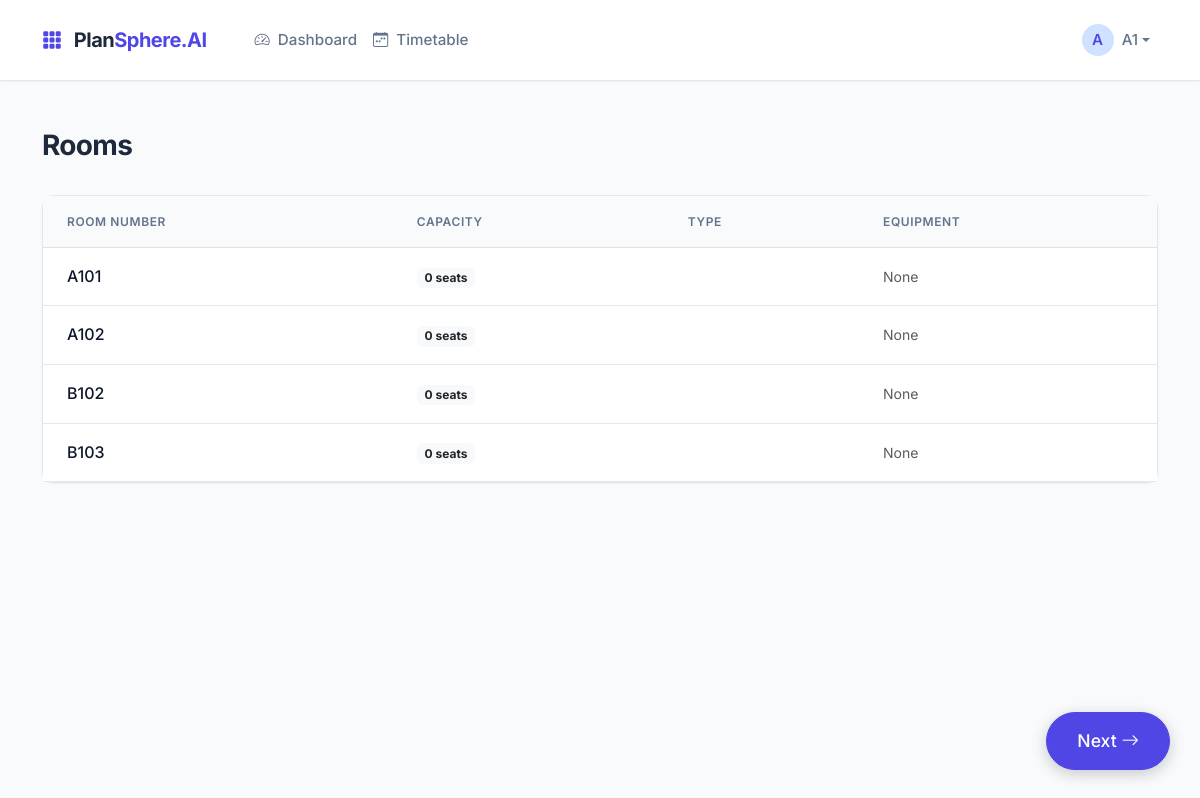
The page /rooms (signed in) on the database its author committed.
### models.py (models this page shows, shortened)
class User(db.Model):
    id = db.Column(db.Integer, primary_key=True)
    username = db.Column(db.String(80), unique=True, nullable=False)
    email = db.Column(db.String(120), unique=True, nullable=False)
    password_hash = db.Column(db.String(255), nullable=False)
    role = db.Column(db.String(20), nullable=False)  # admin, teacher, student
    name = db.Column(db.String(100), nullable=False)

class Room(db.Model):
    id = db.Column(db.Integer, primary_key=True)
    name = db.Column(db.String(50), unique=True, nullable=False)
    capacity = db.Column(db.Integer, nullable=False)
    room_type = db.Column(db.String(20), nullable=False)  # classroom or lab
    equipment = db.Column(db.Text)
    tags = db.Column(db.String(255))  # comma-separated specializations (e.g., computer, electronics)

### app_with_navigation.py (the view)
@app.route('/rooms')
@login_required
def rooms():
    user = User.query.get(session['user_id'])
    rooms_list = Room.query.all()
    return render_template('rooms.html', rooms=rooms_list, user=user)

### app_with_navigation.py (called while the page is built, shortened)
@app.context_processor
def inject_next_page():
    try:
        path = request.path or '/'
    except RuntimeError:
        return {'next_page': None}
    navigation_order = ['/', '/courses', '/faculty', '/rooms', '/students', '/student-groups', '/settings', '/timetable']
    if path in navigation_order:
        idx = navigation_order.index(path)
        if idx < len(navigation_order) - 1:
            return {'next_page': navigation_order[idx + 1]}
        return {'next_page': None}

def login_required(f):
    @wraps(f)
    def decorated_function(*args, **kwargs):
        if 'user_id' not in session:
            return redirect(url_for('login'))
        return f(*args, **kwargs)
    return decorated_function

### templates/rooms.html (shortened to what this page needs)
{% extends "base.html" %}
{% block content %}
<div class="page-header">
    <h1 class="page-title">Rooms</h1>
</div>
<div class="card">
    <div class="table-responsive">
        <table class="table table-hover">
            <thead>
                <tr>
                    <th>Room Number</th>
                    <th>Capacity</th>
                    <th>Type</th>
                    <th>Equipment</th>
                </tr>
            </thead>
            <tbody>
                {% if rooms %}
                    {% for room in rooms %}
                    <tr>
                        <td class="fw-medium">{{ room.name }}</td>
                        <td><span class="badge bg-light text-dark">{{ room.capacity }} seats</span></td>
                        <td>{{ room.room_type }}</td>
                        <td>
                            {% if room.equipment %}
                                {% for eq in room.equipment %}
                                    <small class="badge bg-secondary">{{ eq }}</small>
                                {% endfor %}
                            {% else %}
                                <span class="text-muted small">None</span>
                            {% endif %}
                        </td>
                    </tr>
                    {% endfor %}
                {% endif %}
            </tbody>
        </table>
    </div>
</div>
{% endblock %}

### templates/base.html (shortened to what this page needs)
<!DOCTYPE html>
<html lang="en">
<head>
    <link href="https://cdn.jsdelivr.net/npm/bootstrap@5.3.2/dist/css/bootstrap.min.css" rel="stylesheet">
    <link rel="stylesheet" href="https://cdn.jsdelivr.net/npm/bootstrap-icons@1.11.1/font/bootstrap-icons.css">
</head>
<body>
    <nav class="navbar navbar-expand-lg sticky-top">
        <div class="container">
            <a class="navbar-brand" href="/">
                <i class="bi bi-grid-3x3-gap-fill text-primary me-2"></i>
                Plan<span class="text-primary">Sphere.AI</span>
            </a>
            <div class="collapse navbar-collapse" id="navbarNav">
                <ul class="navbar-nav me-auto ms-lg-4">
                    <li class="nav-item"><a class="nav-link" href="/"><i class="bi bi-speedometer2 me-1"></i> Dashboard</a></li>
                    <li class="nav-item"><a class="nav-link" href="/timetable"><i class="bi bi-calendar-week me-1"></i> Timetable</a></li>
                </ul>
                <ul class="navbar-nav align-items-center">
                    {% if user %}
                    <li class="nav-item dropdown">
                        <a class="nav-link dropdown-toggle d-flex align-items-center" href="#" data-bs-toggle="dropdown">
                            <div class="avatar bg-primary-subtle text-primary rounded-circle me-2 d-flex align-items-center justify-content-center" style="width: 32px; height: 32px; font-weight: 600;">
                                {{ user.name[0] }}
                            </div>
                            <span class="fw-medium">{{ user.name }}</span>
                        </a>
                    </li>
                    {% else %}
                    <li class="nav-item"><a class="btn btn-primary px-4" href="/login">Login</a></li>
                    {% endif %}
                </ul>
            </div>
        </div>
    </nav>
    <div class="container py-5">
        {% block content %}{% endblock %}
    </div>
    {% if next_page %}
    <div class="next-button-container">
        <a href="{{ next_page }}" class="btn btn-primary btn-lg next-button">
            Next <i class="bi bi-arrow-right"></i>
        </a>
    </div>
    {% endif %}
</body>
</html>

### templates/base.html (style rules this page uses)
:root { --primary: #1e293b; --primary-hover: #0f172a; --accent: #4f46e5; --accent-hover: #4338ca; --bg-body: #f8fafc; --surface: #ffffff; --text-main: #0f172a; --text-muted: #64748b; --border: #e2e8f0; --success: #10b981; --warning: #f59e0b; --danger: #ef4444; --radius-sm: 0.375rem; --radius-md: 0.75rem; --radius-lg: 1rem; --shadow-sm: 0 1px 2px 0 rgb(0 0 0 / 0.05); --shadow-md: 0 4px 6px -1px rgb(0 0 0 / 0.1), 0 2px 4px -2px rgb(0 0 0 / 0.1); --shadow-lg: 0 10px 15px -3px rgb(0 0 0 / 0.1), 0 4px 6px -4px rgb(0 0 0 / 0.1); }
body { font-family: 'Inter', sans-serif; background-color: var(--bg-body); color: var(--text-main); line-height: 1.6; -webkit-font-smoothing: antialiased; }
.navbar { background-color: var(--surface); border-bottom: 1px solid var(--border); padding: 1rem 0; box-shadow: var(--shadow-sm); }
.navbar-brand { font-weight: 700; color: var(--primary); font-size: 1.25rem; letter-spacing: -0.025em; }
.nav-link { color: var(--text-muted); font-weight: 500; font-size: 0.95rem; padding: 0.5rem 1rem; transition: all 0.2s ease; }
.card { background: var(--surface); border: 1px solid var(--border); border-radius: var(--radius-md); box-shadow: var(--shadow-sm); transition: transform 0.2s ease, box-shadow 0.2s ease; margin-bottom: 1.5rem; }
.btn { font-weight: 500; padding: 0.625rem 1.25rem; border-radius: var(--radius-sm); transition: all 0.2s ease; }
.btn-primary { background-color: var(--accent); border-color: var(--accent); }
.table { margin-bottom: 0; }
.table th { font-weight: 600; color: var(--text-muted); text-transform: uppercase; font-size: 0.75rem; letter-spacing: 0.05em; border-bottom-width: 1px; padding: 1rem 1.5rem; background-color: #f8fafc; }
.table td { padding: 1rem 1.5rem; vertical-align: middle; color: var(--text-main); border-bottom: 1px solid var(--border); }
.text-primary { color: var(--accent) !important; }
.page-header { margin-bottom: 2rem; display: flex; justify-content: space-between; align-items: center; }
.page-title { font-size: 1.75rem; font-weight: 700; color: var(--primary); letter-spacing: -0.025em; margin: 0; }
.next-button-container { position: fixed; bottom: 30px; right: 30px; z-index: 1000; }
.next-button { padding: 15px 30px; font-size: 1.1rem; border-radius: 50px; box-shadow: 0 4px 15px rgba(0,0,0,0.2); transition: all 0.3s ease; }

### rows shown on the page
User: name "A", name "A1"
Room: name "A101", capacity "0", equipment "None"
Room: name "A102", capacity "0", equipment "None"
Room: name "B102", capacity "0", equipment "None"
Room: name "B103", capacity "0", equipment "None"
